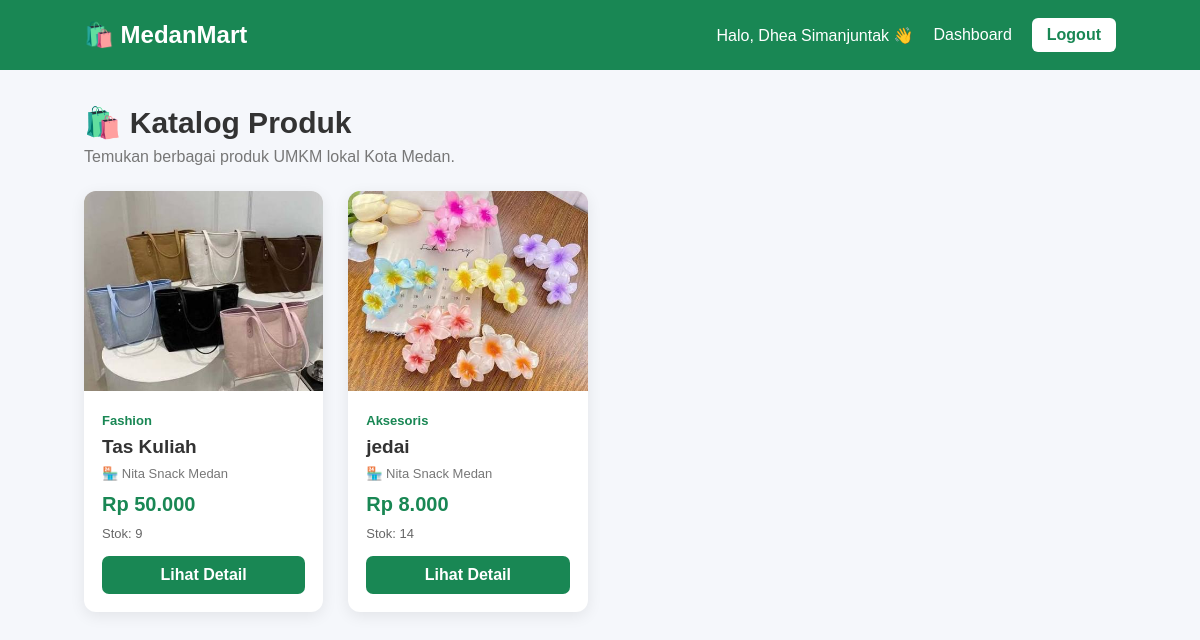
The page /user/products.php (signed in) on the database its author committed.
### tables this page shows
CREATE TABLE `products` (
  `id` int(11) NOT NULL,
  `store_id` int(11) NOT NULL,
  `category_id` int(11) DEFAULT NULL,
  `name` varchar(150) NOT NULL,
  `description` text DEFAULT NULL,
  `price` decimal(12,2) NOT NULL,
  `stock` int(11) NOT NULL DEFAULT 0,
  `image` varchar(255) DEFAULT NULL,
  `created_at` timestamp NOT NULL DEFAULT current_timestamp()
);

CREATE TABLE `categories` (
  `id` int(11) NOT NULL,
  `name` varchar(100) NOT NULL,
  `created_at` timestamp NOT NULL DEFAULT current_timestamp()
);

CREATE TABLE `stores` (
  `id` int(11) NOT NULL,
  `seller_id` int(11) NOT NULL,
  `store_name` varchar(100) NOT NULL,
  `description` text DEFAULT NULL,
  `address` text DEFAULT NULL,
  `created_at` timestamp NOT NULL DEFAULT current_timestamp()
);

### user/products.php (the view, shortened to what this page needs)
<?php
require_once __DIR__ . "/../config/database.php";
$query = "
    SELECT
        products.*,
        stores.store_name,
        categories.name AS category_name
    FROM products
    JOIN stores ON products.store_id = stores.id
    LEFT JOIN categories ON products.category_id = categories.id
    ORDER BY products.created_at DESC
";
$result = mysqli_query($conn, $query);
?>
<!DOCTYPE html>
<html lang="id">
<head>
</head>
<body>
<div class="navbar">
    <div class="logo">
        🛍️ MedanMart
    </div>
    <div class="nav-right">
        <span>
            Halo, <?= htmlspecialchars($_SESSION['name']); ?> 👋
        </span>
        <a href="dashboard.php">Dashboard</a>
        <a href="../logout.php" class="logout">
            Logout
        </a>
    </div>
</div>
<div class="container">
    <div class="header">
        <h1>🛍️ Katalog Produk</h1>
        <p>
            Temukan berbagai produk UMKM lokal Kota Medan.
        </p>
    </div>
    <?php if (mysqli_num_rows($result) > 0): ?>
        <div class="product-grid">
            <?php while ($product = mysqli_fetch_assoc($result)): ?>
                <div class="product-card">
                    <?php if (!empty($product['image'])): ?>
                        <img
                            src="../uploads/products/<?= htmlspecialchars($product['image']); ?>"
                            class="product-image"
                            alt="<?= htmlspecialchars($product['name']); ?>"
                        >
                    <?php else: ?>
                        <div class="no-image">
                            Tidak ada gambar
                        </div>
                    <?php endif; ?>
                    <div class="product-info">
                        <div class="category">
                            <?= htmlspecialchars($product['category_name'] ?? 'Tanpa kategori'); ?>
                        </div>
                        <div class="product-name">
                            <?= htmlspecialchars($product['name']); ?>
                        </div>
                        <div class="store">
                            🏪 <?= htmlspecialchars($product['store_name']); ?>
                        </div>
                        <div class="price">
                            Rp <?= number_format($product['price'], 0, ',', '.'); ?>
                        </div>
                        <div class="stock">
                            Stok: <?= $product['stock']; ?>
                        </div>
                        <a
                            href="product_detail.php?id=<?= $product['id']; ?>"
                            class="btn-detail"
                        >
                            Lihat Detail
                        </a>
                    </div>
                </div>
            <?php endwhile; ?>
        </div>
    <?php endif; ?>
</div>
</body>
</html>

### user/products.php (style rules this page uses)
* { box-sizing: border-box; margin: 0; padding: 0; font-family: Arial, sans-serif; }
body { background: #f5f7fb; color: #333; }
.navbar { background: #198754; color: white; padding: 18px 7%; display: flex; justify-content: space-between; align-items: center; }
.logo { font-size: 24px; font-weight: bold; }
.nav-right { display: flex; align-items: center; gap: 20px; }
.nav-right a { color: white; text-decoration: none; }
.logout { background: white; color: #198754 !important; padding: 8px 15px; border-radius: 6px; font-weight: bold; }
.container { width: 86%; margin: 35px auto; }
.header { margin-bottom: 25px; }
.header h1 { font-size: 30px; margin-bottom: 8px; }
.header p { color: #777; }
.product-grid { display: grid; grid-template-columns: repeat(auto-fill, minmax(230px, 1fr)); gap: 25px; }
.product-card { background: white; border-radius: 12px; overflow: hidden; box-shadow: 0 4px 15px rgba(0,0,0,0.08); transition: 0.2s; }
.product-image { width: 100%; height: 200px; object-fit: cover; background: #eee; }
.product-info { padding: 18px; }
.category { font-size: 13px; color: #198754; font-weight: bold; margin-bottom: 8px; }
.product-name { font-size: 19px; font-weight: bold; margin-bottom: 8px; }
.store { font-size: 13px; color: #777; margin-bottom: 12px; }
.price { color: #198754; font-size: 20px; font-weight: bold; margin-bottom: 10px; }
.stock { font-size: 13px; color: #666; margin-bottom: 15px; }
.btn-detail { display: block; text-align: center; background: #198754; color: white; text-decoration: none; padding: 10px; border-radius: 7px; font-weight: bold; }

### rows shown on the page
products: image (picture), category.name "Fashion", name "Tas Kuliah", store.store_name "Nita Snack Medan", price "50.000", stock "9"
products: image+name (picture), category.name "Aksesoris", name "jedai", store.store_name "Nita Snack Medan", price "8.000", stock "14"

### other values the page prints
$_SESSION['name'] "Dhea Simanjuntak"
